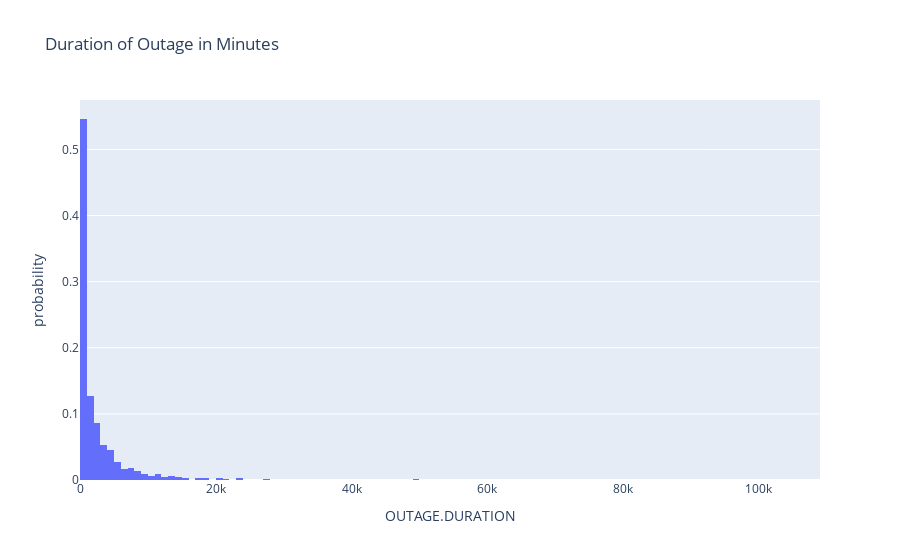

This figure's notebook cell:
### Markdown cell above
**Data Cleaning:**

I combined columns 'OUTAGE.START.DATE' and 'OUTAGE.START.TIME' into one column 'OUTAGE.START' of type pd.Timestamp

I did the same combining 'OUTAGE.RESTORATION.DATE' and 'OUTAGE.RESTORATION.TIME' into 'OUTAGE.RESTORATION'

I then replaced all missing 'NA' values with np.NaN

### Code cell
fig = px.histogram(outage_clean, x="OUTAGE.DURATION", histnorm='probability',
                   title="Duration of Outage in Minutes")
fig.show()

### Figure 1 — Plotly figure (JSON) as saved in the notebook; plotly's stock layout.template omitted (floating-point values rounded to 4 significant figures; data arrays with more than 128 entries replaced by an {"elided": "..."} marker saying what was removed)
{"data": [{"alignmentgroup": "True", "bingroup": "x", "histnorm": "probability", "hovertemplate": "OUTAGE.DURATION=%{x}<br>probability=%{y}<extra></extra>", "legendgroup": "", "marker": {"color": "#636efa", "pattern": {"shape": ""}}, "name": "", "offsetgroup": "", "orientation": "v", "showlegend": false, "type": "histogram", "x": {"elided": "1534 int values"}, "xaxis": "x", "yaxis": "y"}], "layout": {"barmode": "relative", "legend": {"tracegroupgap": 0}, "title": {"text": "Duration of Outage in Minutes"}, "xaxis": {"anchor": "y", "domain": [0, 1], "title": {"text": "OUTAGE.DURATION"}}, "yaxis": {"anchor": "x", "domain": [0, 1], "title": {"text": "probability"}}}}
